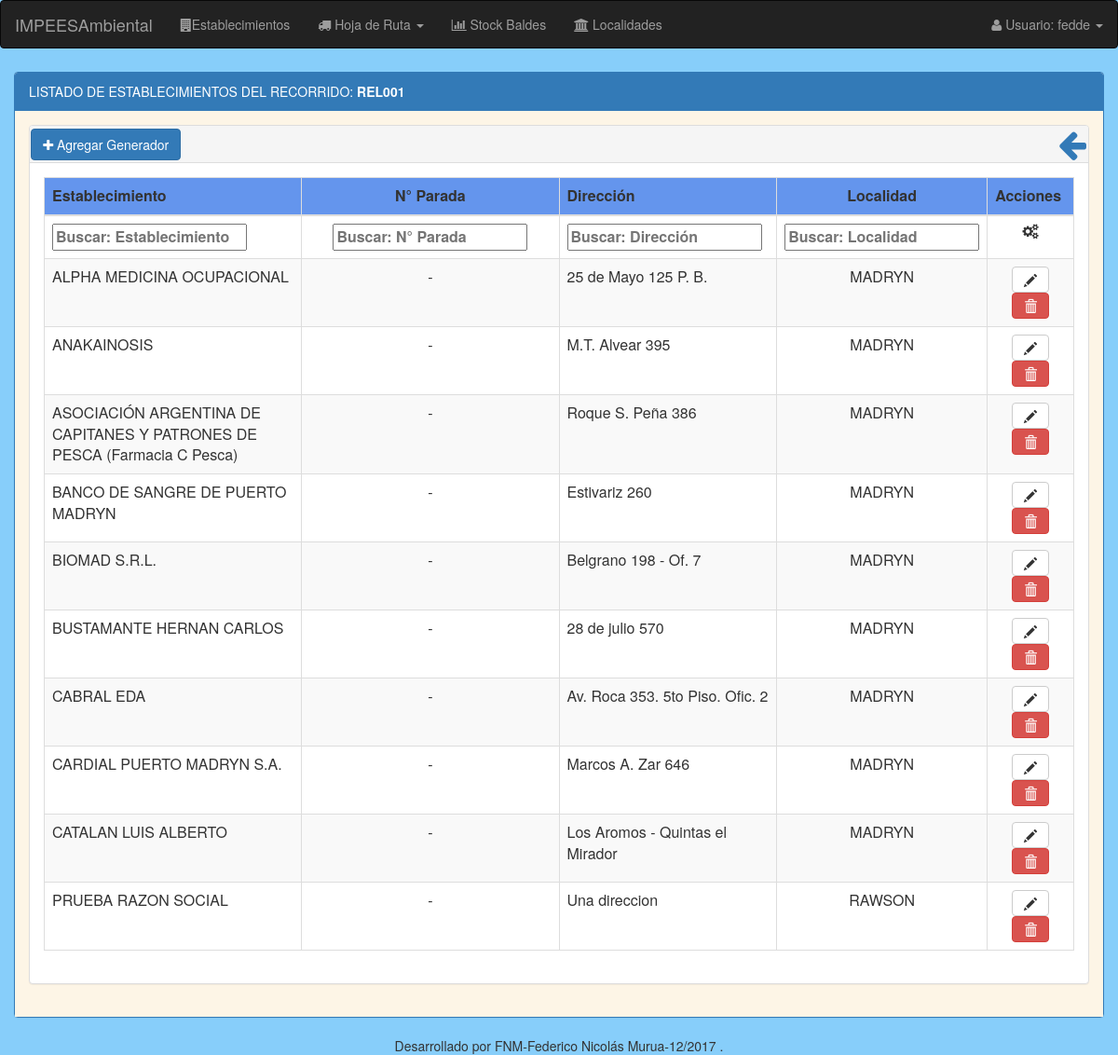
The page /generadores/listado/establecimientos/recorrido/1/1/ (signed in) on the database as committed earlier.
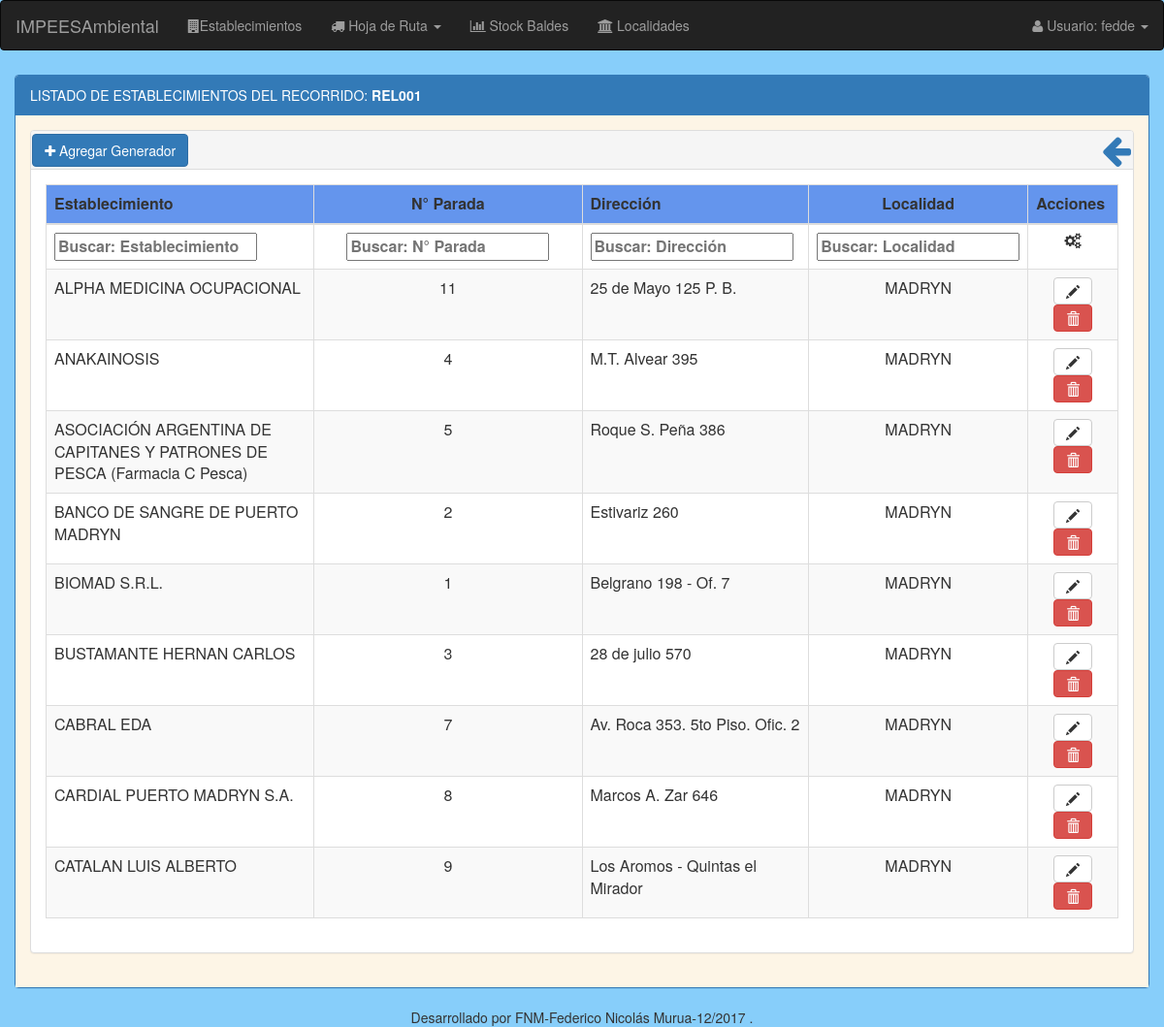
The same page on the database as committed later.
### modulo_I/models.py (models this page shows, shortened)
class Recorrido(models.Model):
    nombre = models.CharField(max_length=50, unique=True)
    extra = models.BooleanField(default=False)

class EstablecimientoGenerador(models.Model):
    nro_inscripcion = models.BigIntegerField(unique=True, blank=True, null=True, default=None) # N° inscripcion registro de generadores provincia del chubut
    activo = models.BooleanField(default=False)
    razon_social = models.CharField(max_length=50)
    direccion = models.CharField(max_length=100)
    tipo_actividad = MultiSelectField(choices=sorted(Actividades), blank=True, null=True)
    recoleccion = MultiSelectField(choices=Dias, blank=True, null=True)
    localidad = models.ForeignKey('Localidad', null=True, on_delete=models.SET_NULL)
    telefono = models.CharField(max_length=50, blank=True, null=True)
    email = models.CharField(max_length=200, blank=True, null=True)
    responsable_ambiental = models.CharField(max_length=50, blank=True, null=True)
    cuit = models.CharField(max_length=20, blank=True, null=True)
    recorrido = models.ForeignKey('Recorrido', blank=True, null=True, on_delete=models.SET_NULL)
    nro_parada = models.IntegerField(validators=[MinValueValidator(1)], blank=True, null=True)
    recorrido_extra = models.ForeignKey('Recorrido', blank=True, null=True, on_delete=models.SET_NULL, related_name="recorrido_extra")
    nro_parada_extra = models.IntegerField(validators=[MinValueValidator(1)], blank=True, null=True)

class Localidad(models.Model):
    nombre = models.CharField(max_length=25)
    cp = models.IntegerField(validators=[MinValueValidator(1)], unique=True)
    provincia = models.ForeignKey('Provincia', on_delete=models.CASCADE)

### modulo_I/views.py (the view)
@login_required
def listado_establecimientos_recorrido(request, id_recorrido, dia):
    flag = True
    if dia!='0' and dia!='6':
        listado_establecimientos = EstablecimientoGenerador.objects.filter(activo=True, recorrido__id=id_recorrido, recoleccion__icontains=dia)
    else:
        listado_establecimientos = EstablecimientoGenerador.objects.filter(activo=True, recorrido_extra__id=id_recorrido, recoleccion__icontains=dia)
        flag = False
    return render(request, 'establecimiento/recorrido/establecimientos_recorrido_listado.html', {'flag':flag, 'listado_establecimientos': listado_establecimientos, 'recorrido':Recorrido.objects.get(id=id_recorrido), 'dia':dia})

### modulo_I/templates/establecimiento/recorrido/establecimientos_recorrido_listado.html
{% extends "base/base_listado.html" %}
{% load staticfiles %}
{% load staticfiles bootstrap3 %}
{% block panel-heading %}
  LISTADO DE ESTABLECIMIENTOS DEL RECORRIDO: <strong>{{recorrido.nombre}}</strong>
{% endblock %}
{% block panel-heading-tabla %}
  <div style="padding-top:0.3%; padding-left:0.1%;">
    <a href="{% url 'registroHojaRuta:agregar_itinerario' id_recorrido=recorrido.id dia=dia %}" class="btn btn-primary"><i class="fa fa-plus"></i> Agregar Generador</a>
    <a href="{% url 'registroHojaRuta:generar_hoja_ruta' dia=dia %}" data-toggle="tooltip" title="Volver"><i class="fa fa-arrow-left pull-right" style="font-size: 35px;padding-right:2px;"></i></a>
  </div>
{% endblock %}
{% block thead-tabla %}
  <thead>
  <tr style="background:#6495ED;">
      <th width="25%">Establecimiento</th>
      <th width="25%" style="text-align:center;">N° Parada</th>
      <th>Dirección</th>
      <th style="text-align:center;">Localidad</th>
      <th>Acciones</th>
  </tr>
  </thead>
{% endblock %}
{% block tfoot-tabla %}
  <tfoot >
     <tr>
       <th>Establecimiento</th>
       <th style="text-align:center;" width="25%">N° Parada</th>
       <th>Dirección</th>
       <th style="text-align:center;">Localidad</th>
       <th style="text-align:center;"><i class="fa fa-cogs"></i></th>
    </tr>
  </tfoot>
{% endblock %}
{% block tbody-tabla %}
  <tbody>
  {% for establecimiento in listado_establecimientos %}
      <tr>
          <td>{{ establecimiento.razon_social }}</td>
          {% if flag %}
            <td style="text-align:center;"> {{ establecimiento.nro_parada|default_if_none:"-" }}</td>
          {% else %}
            <td style="text-align:center;"> {{ establecimiento.nro_parada_extra|default_if_none:"-" }}</td>
          {% endif %}
          <td>{{ establecimiento.direccion }}</td>
          <td style="text-align:center;">{{ establecimiento.localidad.nombre }}</td>
          <td align="center">
            <a class="btn btn-default" data-toggle="tooltip" title="Modificar" href="{% url 'registroHojaRuta:modificar_itinerario' id_generador=establecimiento.id id_recorrido=recorrido.id dia=dia%}"><em class="glyphicon glyphicon-pencil"></em></a>
            <a href="{% url 'registroHojaRuta:baja_itinerario' id_generador=establecimiento.id id_recorrido=recorrido.id dia=dia %}" onclick="return confirm('Esta seguro que sea quitar el generador?')" class="btn btn-danger" data-toggle="tooltip" title="Eliminar" href="#"><em class="glyphicon glyphicon-trash"></em></a>
          </td>
      </tr>
  {% endfor %}
  </tbody>
{% endblock %}

### templates/base/base_listado.html (shortened to what this page needs)
{% extends "base/base.html" %}
{% load staticfiles %}
{% load staticfiles bootstrap3 %}
{% block stylesheets %}
  <link rel="stylesheet" href="{% static 'css/filtro_upHeader_tabla.css' %}"/>
  <link rel="stylesheet" href="{% static 'css/dataTables.bootstrap.css' %}"/>
{% endblock %}
{% block content %}
    <div class="container container-form" style="padding-top:5px; width:100%">
            <div class="panel panel-primary">
              <div class="panel-heading">{% block panel-heading %}{% endblock %}</div>
                <div class="panel-body" style="background:OldLace">
                  <div class="container" style="width:100%">
                      <div class="row">
                        <div class="panel panel-default">
                          <div class="panel-heading" style="height: 40px;padding:0">{% block panel-heading-tabla %}{% endblock %}</div>
                            <div class="panel-body" >
                              <table class="table table-striped table-bordered" cellspacing="0" id="table-list">
                                {% block thead-tabla %}{% endblock %}
                                {% block tfoot-tabla %}{% endblock %}
                                {% block tbody-tabla %}{% endblock %}
                              </table>
                            </div>
                          </div>
                      </div>
                  </div>
                </div>
            </div>
    </div>
{% endblock %}

### templates/base/base.html (shortened to what this page needs)
{% load staticfiles %}
<html lang="es">
  <head>
      <link rel="stylesheet" type="text/css" href="{% static 'css/bootstrap.css' %}"/>
      <link rel="stylesheet" type="text/css" href="{% static 'css/font-awesome.min.css' %}"/>
      {% block stylesheets %}{% endblock %}
  </head>
  <body style="background:LightSkyBlue ">
      {% block no-navbar %}
          {% include 'base/nav.html' %}
      {% endblock %}
      <main role="main">
        {% block content %}{% endblock %}
        <div class="footer" align="center">
          Desarrollado por FNM-Federico Nicolás Murua-12/2017 .
        </div>
      </main>
  </body>
</html>

### templates/base/nav.html (shortened to what this page needs)
<nav class="navbar navbar-inverse">
  <div class="container-fluid">
    <div class="navbar-header">
      <a class="navbar-brand" href="#" >IMPEESAmbiental</a>
    </div>
    <ul class="nav navbar-nav">
      <li><a href="{% url 'generadores:listado_generadores' %}"><i class="fa fa-building"></i>Establecimientos</a><li>
      <li class="dropdown"><a class="dropdown-toggle" data-toggle="dropdown" href="#"><i class="fa fa-truck"></i> Hoja de Ruta <span class="caret"></span></a>
      </li>
      <li><a href="{% url 'baldes:listado_baldes' %}"><i class="fa fa-bar-chart-o"></i> Stock Baldes</a><li>
      <li><a href="{% url 'localidades:listado_localidades' %}"><i class="fa fa-institution"></i> Localidades</a><li>
    </ul>
    <ul class="nav navbar-nav navbar-right">
      <li class="dropdown"><a class="dropdown-toggle" data-toggle="dropdown" href="#"><i class="fa fa-user"></i> Usuario: {{user.get_username}} <span class="caret"></span></a>
      </li>
    </ul>
  </div>
</nav>

### estaticos/css/filtro_upHeader_tabla.css (style rules this page uses)
tfoot { display: table-header-group; }

Rows that differ between the two databases and show on the page:
no longer on this page (row edited): EstablecimientoGenerador: razon_social "PRUEBA RAZON SOCIAL", nro_parada "-", direccion "Una direccion", localidad.nombre "RAWSON"
changed EstablecimientoGenerador "ALPHA MEDICINA OCUPACIONAL": nro_parada "-" → "11"
changed EstablecimientoGenerador "ANAKAINOSIS": nro_parada "-" → "4"
changed EstablecimientoGenerador "ASOCIACIÓN ARGENTINA DE CAPITANES Y PATRONES DE PESCA (Farmacia C Pesca)": nro_parada "-" → "5"
changed EstablecimientoGenerador "BANCO DE SANGRE DE PUERTO MADRYN": nro_parada "-" → "2"
changed EstablecimientoGenerador "BIOMAD S.R.L.": nro_parada "-" → "1"
changed EstablecimientoGenerador "BUSTAMANTE HERNAN CARLOS": nro_parada "-" → "3"
changed EstablecimientoGenerador "CABRAL EDA": nro_parada "-" → "7"
changed EstablecimientoGenerador "CARDIAL PUERTO MADRYN S.A.": nro_parada "-" → "8"
changed EstablecimientoGenerador "CATALAN LUIS ALBERTO": nro_parada "-" → "9"
